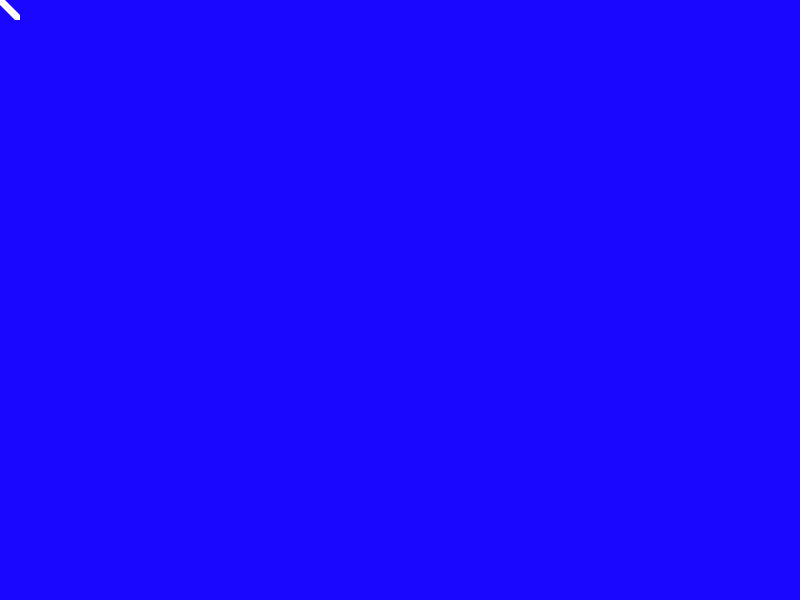
Frame 1 (no input)
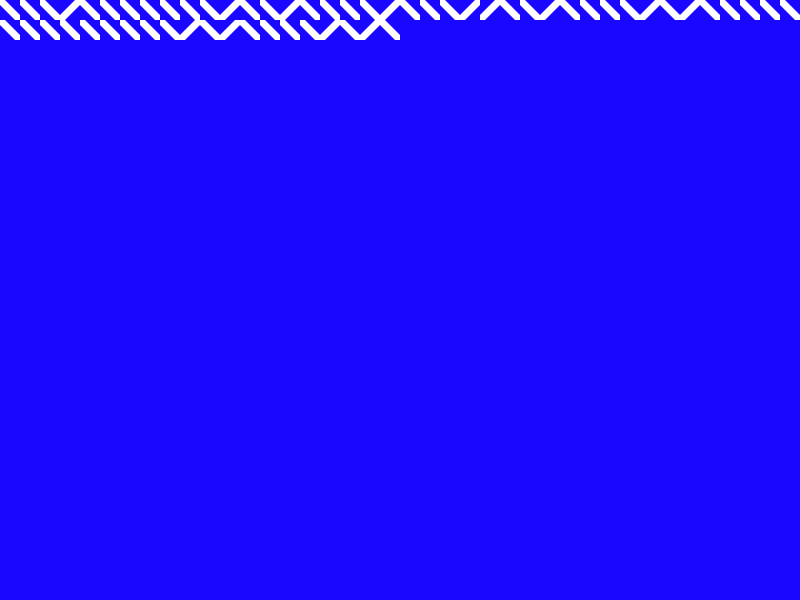
Frame 60 (the mouse pressed at the canvas centre just before this capture)
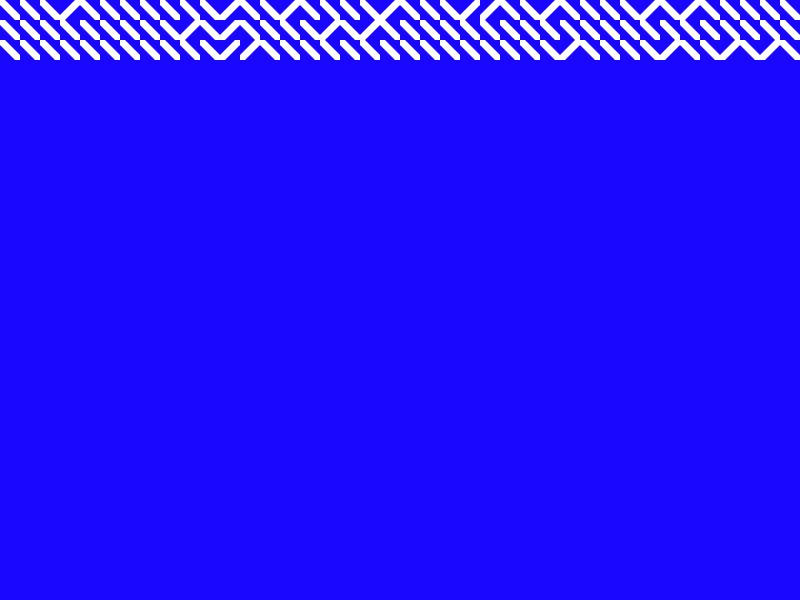
Frame 120 (the mouse held since frame 60 and released just before this capture)

The Processing sketch that drew these frames (run headless with seeded random() and noise(); from frame 60 on, the mouse is pressed at the canvas centre):

// Processing sketch: yesno
// ── yesno.pde
// spacebar to reset //<>//
int size = 20;
Line[][] lines;
int i = 0;
int j = 0;
color backgroundColor = #1A07FF;

void setup() {
  size(800, 600);
  pixelDensity(2);
  background(backgroundColor);
  frameRate(60);
  lines = new Line[width/size][height/size];
  generateLines();
}

void generateLines() {
  for (int i=0; i < lines.length; i++) {
    for (int j=0; j < lines[i].length; j++) {
      PVector loc = new PVector((i*size)+(size/2), (j*size)+(size/2));
      int w = size/2;
  
      boolean o = random(1) > .2;
      lines[i][j] = new Line(loc, w, size, o);
    }
  }
}

void draw() {
  if (j < lines[i].length) {
    lines[i][j].render();
    i++;
    if (i == lines.length) {
      i = 0;
      j++;
    }
  }
}

void reset() {
  generateLines();
  background(backgroundColor);
  i=0;
  j=0;
}

void keyPressed() {
  if (key == ' ') {
    reset();
  }
}

float montecarlo(int pow) {
  while (true) {
    float r1 = random(1);
    float p = r1;
    float r2 = random(1);
    if (r2 < pow(p, pow)) {
      return r1;
    }
  }
}

// ── Line.pde
class Line {
  PVector loc; 
  int w; // linewidth
  int size;
  boolean o; // orientation
  
  Line(PVector loc, int w, int size, boolean o) {
    this.loc = loc;
    this.w = w;
    this.size = size;
    this.o = o;
  }
  
  void render() {
    fill(255);
    noStroke();
    if (o) {
      pushMatrix();
        translate(loc.x, loc.y);
        beginShape();
        vertex(-size/2, -size/2);
        vertex(w/2-size/2, -size/2);
        vertex(size/2, -w/2+size/2);
        vertex(size/2, size/2);
        vertex(-w/2+size/2, size/2);
        vertex(-size/2, w/2-size/2);
        endShape(CLOSE);
      popMatrix();
    } else {
      pushMatrix();
        translate(loc.x, loc.y);
        beginShape();
        vertex(size/2, -size/2);
        vertex(size/2, w/2-size/2);
        vertex(w/2-size/2, size/2);
        vertex(-size/2,size/2);
        vertex(-size/2, -w/2+size/2);
        vertex(-w/2+size/2, -size/2);
        endShape(CLOSE);
      popMatrix();
    }
  }
}
